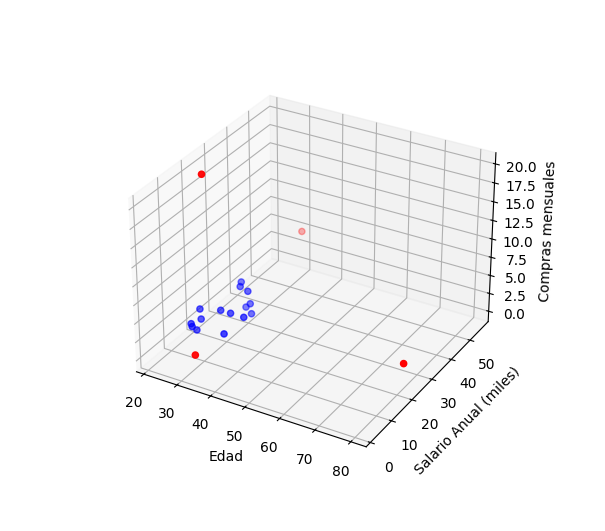

Write the Python code that produced this figure.
# Outliers en 3 dimensiones
import matplotlib.pyplot as plt
import numpy as np
from mpl_toolkits.mplot3d import Axes3D

# Dimensión 1: edades
edades = np.array([22, 22, 23, 23, 23, 23, 26, 27, 27, 28, 30, 30, 30, 30, 31, 32, 33, 34, 80])
edad_unique, count = np.unique(edades, return_counts=True)

sizes = count * 100
colors = ['blue'] * len(edad_unique)

print("= = = Datos de Edades = = =")
print(f"{type(edad_unique)}, {edad_unique=}")
print(f"{type(count)}, {count=}")
print(f"{type(sizes)}, {sizes=}")
print(f"{type(colors)}, {colors=}")

# Dimesión 2: Salario anual (miles)
salario_anual_miles = np.array([16, 20, 15, 21, 19, 17, 33, 22, 31, 32, 56, 30, 22, 31, 30, 16, 2, 22, 23])
media = (salario_anual_miles).mean()
std_x = (salario_anual_miles).std() * 2
media_y = (edades).mean()
std_y = (edades).std() * 2

colors = ['blue'] * len(salario_anual_miles)
for index, x in enumerate(salario_anual_miles):
    if abs(x - media) > std_x:
        colors[index] = 'red'

for index, x in enumerate(edades):
    if abs(x - media_y) > std_y:
        colors[index] = 'red'

print("\n= = = Datos de Salario Anual (miles) = = =")
print(f"{type(media)}, {media=}")
print(f"{type(std_x)}, {std_x=}")
print(f"{type(media_y)}, {media_y=}")
print(f"{type(std_y)}, {std_y=}")
print(f"{type(colors)}, {colors=}")

# Dimesión 3: Compras mensuales
fig = plt.figure(figsize=(7, 7))
# ax = fig.gca(projection='3d') IT DOESN'T WORK
# ax = fig.add_subplot(111, projection='3d')
ax = fig.add_subplot(projection='3d')

compras_mes = np.array([1, 2, 1, 20, 1, 0, 3, 2, 3, 0, 5, 3, 2, 1, 0, 1, 2, 2, 2])
media_z = (compras_mes).mean()
std_z = (compras_mes).std() * 2

for index, x in enumerate(compras_mes):
    if abs(x - media_z) > std_z:
        colors[index] = 'red'

print("\n= = = Datos de Compras mensuales = = =")
print(f"{type(fig)}, {fig=}")
print(f"{type(ax)}, {ax=}")
print(f"{type(compras_mes)}, {compras_mes=}")
print(f"{type(media_z)}, {media_z=}")
print(f"{type(std_z)}, {std_z=}")

ax.scatter(edades, salario_anual_miles, compras_mes, s=20, c=colors)
plt.xlabel('Edad')
plt.ylabel('Salario Anual (miles)')
ax.set_zlabel('Compras mensuales')

plt.show()
